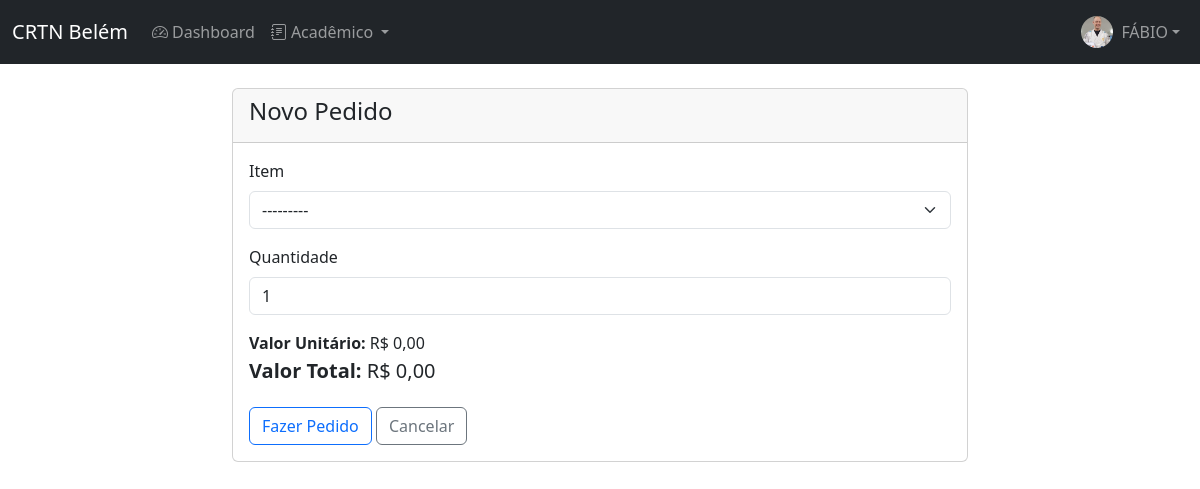
/aluno/pedidos/novo/ (signed in), run on the app's committed database.
### academia/models.py (models this page shows, shortened)
class User(AbstractUser):
    STATUS_CHOICES = [('ATIVO', 'Ativo'), ('INATIVO', 'Inativo'), ('PENDENTE', 'Pendente')]
    GROUP_ROLE_CHOICES = [('STD', 'Aluno'), ('PRO', 'Professor'), ('ADM', 'Administrador')]
    KIMONO_SIZE_CHOICES = [('A0', 'A0'), ('A1', 'A1'), ('A2', 'A2'), ('A3', 'A3'), ('A4', 'A4'), ('A5', 'A5'), ('A6', 'A6')]
    BELT_SIZE_CHOICES = [('A0', 'A0'), ('A1', 'A1'), ('A2', 'A2'), ('A3', 'A3'), ('A4', 'A4'), ('A5', 'A5'), ('A6', 'A6')]
    birthday = models.DateField('Data de Nascimento', null=True, blank=True)
    group_role = models.CharField('Perfil', max_length=3, choices=GROUP_ROLE_CHOICES, default='STD')
    status = models.CharField('Status', max_length=8, choices=STATUS_CHOICES, default='PENDENTE')
    photo = models.ImageField('Foto', upload_to=photo_upload_to, null=True, blank=True)
    height = models.IntegerField('Altura (cm)', null=True, blank=True)
    weight = models.IntegerField('Peso (kg)', null=True, blank=True)
    kimono_size = models.CharField('Tamanho do Kimono', max_length=2, choices=KIMONO_SIZE_CHOICES, null=True, blank=True)
    belt_size = models.CharField('Tamanho da Faixa', max_length=2, choices=BELT_SIZE_CHOICES, null=True, blank=True)
    whatsapp = models.CharField('WhatsApp', max_length=20, null=True, blank=True)
    responsible = models.ForeignKey('self', on_delete=models.SET_NULL, null=True, blank=True, related_name='dependents')
    class Meta:
        verbose_name, verbose_name_plural = 'Usuário', 'Usuários'
        ordering = ['first_name', 'last_name']
    def is_student(self): return self.group_role == 'STD'
    def is_professor_or_admin(self): return self.group_role in ['PRO', 'ADM']

### academia/views.py (the view)
# urls.py: path('aluno/pedidos/novo/', views.aluno_pedido_novo, name='aluno_pedido_novo'),
@login_required
def aluno_pedido_novo(request):
    if not request.user.is_student():
        raise PermissionDenied
    if request.method == 'POST':
        form = PedidoForm(request.POST)
        if form.is_valid():
            pedido = form.save(commit=False)
            item = pedido.item
            pedido.aluno = request.user
            pedido.final_value = item.valor * pedido.quantidade if item.valor else None
            pedido.save()
            messages.success(request, f'Pedido de "{item.nome}" realizado com sucesso! O item está reservado para você por 15 dias.')
            return redirect('aluno_pedidos')
    else:
        form = PedidoForm()
    itens = Item.objects.filter(quantidade__gt=0)
    item_data = {str(item.id): {'valor': str(item.valor), 'quantidade': item.quantidade} for item in itens}
    context = {'form': form, 'item_data_json': json.dumps(item_data)}
    return render(request, 'academia/aluno/pedido_form.html', context)

### academia/forms.py (shortened to what this page needs)
class PedidoForm(forms.ModelForm):
    class Meta:
        model = Pedido
        fields = ['item', 'quantidade']
        widgets = {
            'item': forms.Select(attrs={'class': 'form-select'}),
            'quantidade': forms.NumberInput(attrs={'class': 'form-control', 'min': '1', 'value': '1'}),
        }
    def __init__(self, *args, **kwargs):
        super().__init__(*args, **kwargs)
        self.fields['item'].queryset = Item.objects.filter(quantidade__gt=0)

### academia/context_processors.py (called while the page is built, shortened)
def notifications_context(request):
    if not request.user.is_active:
        return {}
    notifications = []
    if request.user.is_student():
        approved_attendances = AttendanceRequest.objects.filter(student=request.user, status='APR', notified=False)
        if approved_attendances.exists():
            count = approved_attendances.count()
            notifications.append({
                'text': f'{count} presença(s) aprovada(s).',
                'url': 'aluno_presencas'
            })
        new_graduations = Graduacao.objects.filter(aluno=request.user, notified=False)
        if new_graduations.exists():
            notifications.append({
                'text': 'Você tem uma nova graduação!',
                'url': 'aluno_graduacoes'
            })
    if notifications:
        return {'notifications': notifications, 'has_pending_tasks': True}
    return {}

def account_management_context(request):
    original_user_id = request.session.get('original_user_id')
    main_user = None
    if original_user_id:
        try:
            main_user = User.objects.get(id=original_user_id)
        except User.DoesNotExist:
            request.session.pop('original_user_id', None)
    else:
        main_user = request.user
    dependents = main_user.dependents.all() if main_user and main_user.dependents.exists() else []
    return {
        'original_user_id': original_user_id,
        'dependents_list': dependents,
    }

def global_context(request):
    if not request.user.is_authenticated:
        return {}
    context = {}
    context.update(notifications_context(request))
    context.update(account_management_context(request))
    return context

### academia/models.py (called while the page is built)
    def __str__(self):
        return self.nome

### academia/templates/academia/aluno/pedido_form.html (shortened to what this page needs)
{% extends 'academia/base.html' %}
{% block content %}
<div class="row">
    <div class="col-md-8 offset-md-2">
        <div class="card">
            <div class="card-header">
                <h4>Novo Pedido</h4>
            </div>
            <div class="card-body">
                <form method="post">
                    <div class="mb-3">
                        <label for="id_item" class="form-label">{{ form.item.label }}</label>
                        {{ form.item }}
                    </div>
                    <div class="mb-3">
                        <label for="id_quantidade" class="form-label">{{ form.quantidade.label }}</label>
                        {{ form.quantidade }}
                    </div>
                    <div class="mb-3">
                        <p class="mb-1"><strong>Valor Unitário:</strong> <span id="valor-unitario">R$ 0,00</span></p>
                        <h5 class="mb-0"><strong>Valor Total:</strong> <span id="valor-total">R$ 0,00</span></h5>
                    </div>
                    <div class="mt-4">
                        <button type="submit" class="btn btn-outline-primary">Fazer Pedido</button>
                        <a href="{% url 'aluno_pedidos' %}" class="btn btn-outline-secondary">Cancelar</a>
                    </div>
                </form>
            </div>
        </div>
    </div>
</div>
{% endblock %}

### academia/templates/academia/base.html (shortened to what this page needs)
{% load static %}
<!DOCTYPE html>
<html lang="pt-BR">
<head>
    <link href="https://cdn.jsdelivr.net/npm/bootstrap@5.3.0/dist/css/bootstrap.min.css" rel="stylesheet">
    <link rel="stylesheet" href="https://cdn.jsdelivr.net/npm/bootstrap-icons@1.11.0/font/bootstrap-icons.css">
    <link rel="stylesheet" href="{% static 'academia/css/styles.css' %}">
</head>
<body>
{% if user.is_authenticated %}
    <nav class="navbar navbar-expand-lg navbar-dark bg-dark">
        <div class="container-fluid">
            <a class="navbar-brand" href="{% url 'dashboard' %}">CRTN Belém</a>
            <div class="collapse navbar-collapse" id="navbarNav">
                <ul class="navbar-nav me-auto">
                    <li class="nav-item">
                        <a class="nav-link" href="{% url 'dashboard' %}">
                            <i class="bi bi-speedometer2 me-1"></i>Dashboard
                        </a>
                    </li>
                    {% if user.is_student or user.is_professor_or_admin %}
                        <li class="nav-item dropdown">
                            <a class="nav-link dropdown-toggle" href="#" role="button" data-bs-toggle="dropdown"
                               aria-expanded="false">
                                <i class="bi bi-journal-text me-1"></i>Acadêmico
                            </a>
                        </li>
                    {% endif %}
                </ul>
                <ul class="navbar-nav">
                    <li class="nav-item dropdown">
                        <a class="nav-link dropdown-toggle d-flex align-items-center" href="#" role="button"
                           data-bs-toggle="dropdown" aria-expanded="false">
                            {% if user.photo %}
                                <img src="{{ user.photo.url }}" alt="Foto" class="rounded-circle me-2" width="32"
                                     height="32" style="object-fit: cover;">
                            {% else %}
                                <div class="bg-secondary rounded-circle me-2 d-flex align-items-center justify-content-center"
                                     style="width: 32px; height: 32px;">
                                    <i class="bi bi-person text-white"></i>
                                </div>
                            {% endif %}
                            <span>{{ user.first_name.upper }}</span>
                        </a>
                    </li>
                </ul>
            </div>
        </div>
    </nav>
{% endif %}
<div class="container mt-4">
    {% block content %}{% endblock %}
</div>
</body>
</html>

### data on the page
User: photo (picture), first_name "FÁBIO"
